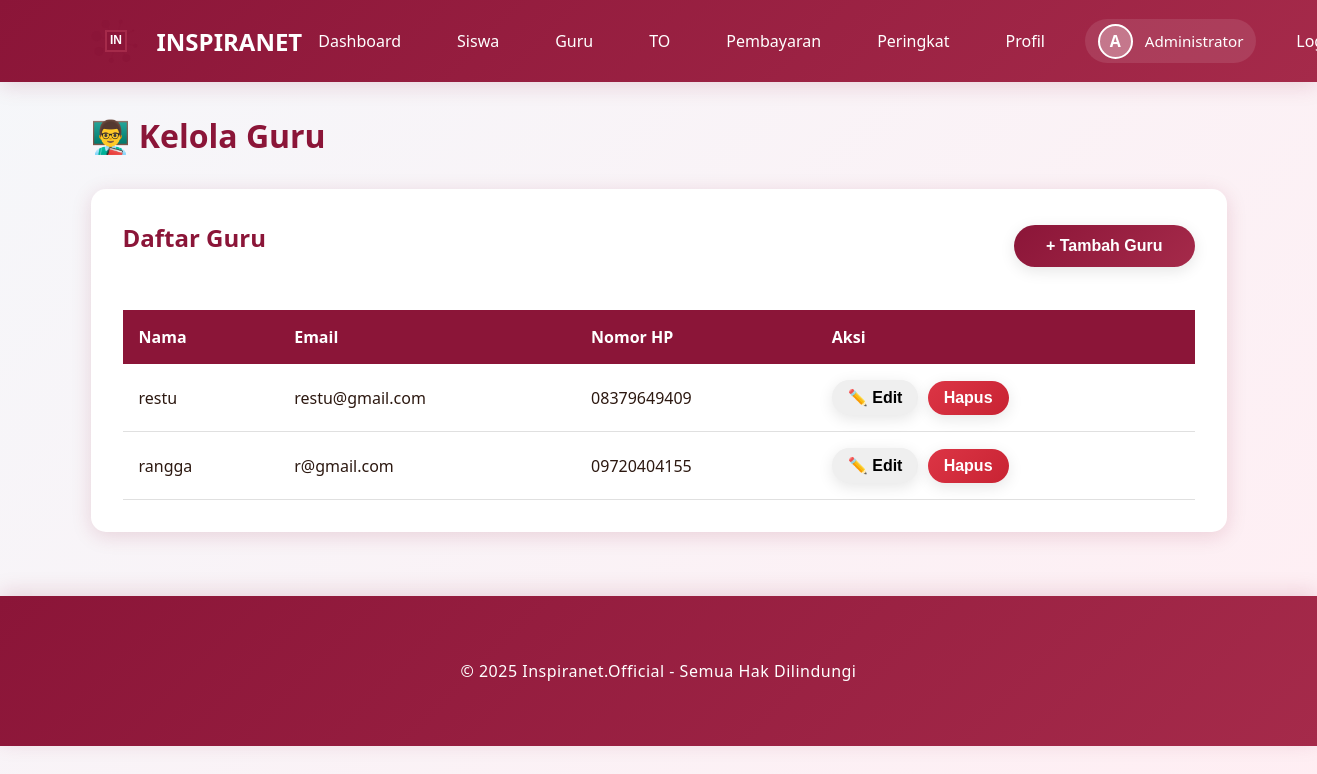
Before: /admin/teachers (signed in) with the older database file.
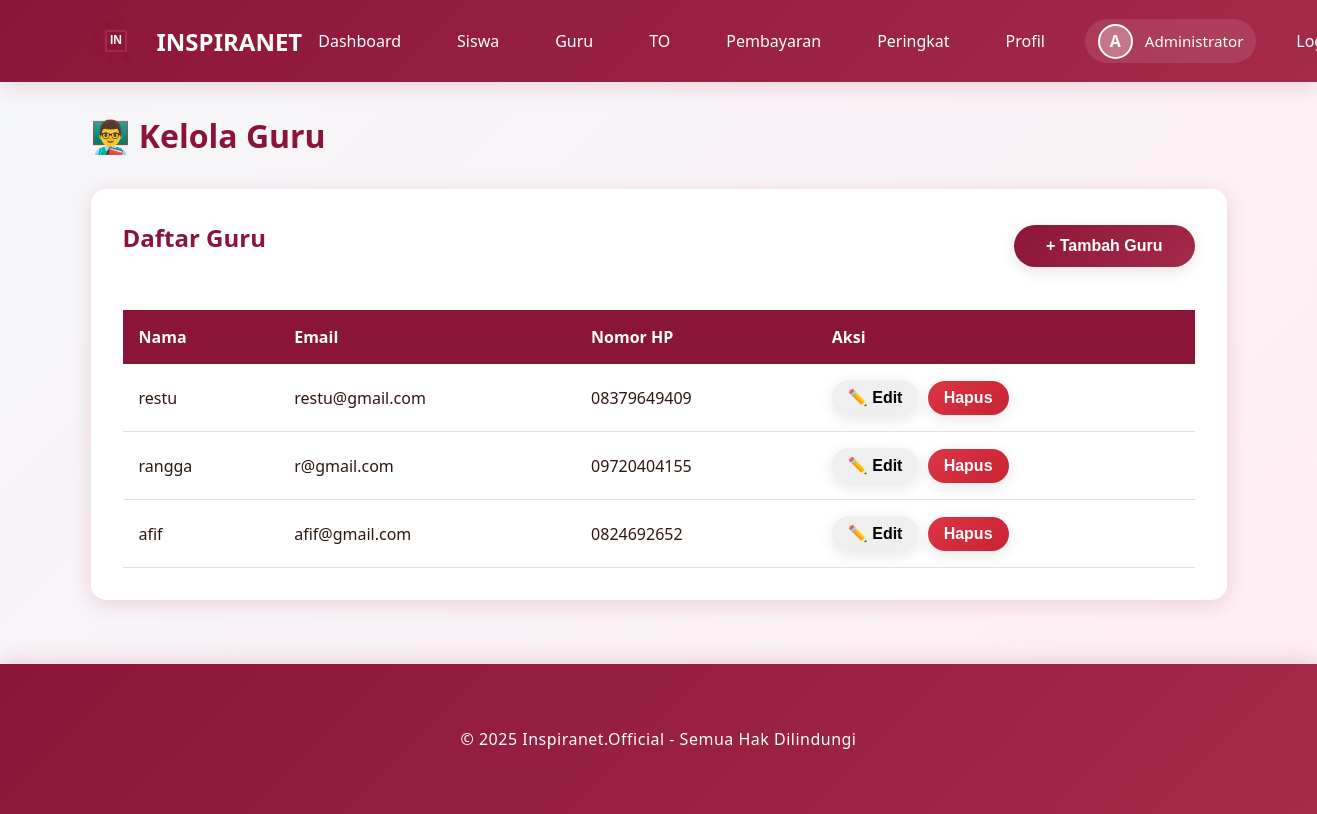
After: the same page with the newer database file.
### models.py (models this page shows, shortened)
class User(UserMixin, db.Model):
    __tablename__ = 'users'
    id = db.Column(db.Integer, primary_key=True)
    email = db.Column(db.String(120), unique=True, nullable=False)
    password_hash = db.Column(db.String(255), nullable=False)
    full_name = db.Column(db.String(100), nullable=False)
    role = db.Column(db.String(20), nullable=False, default='student')
    inspira_branch = db.Column(db.String(50), nullable=True)
    class_level = db.Column(db.String(20), nullable=True)
    school_name = db.Column(db.String(150), nullable=True)
    phone_number = db.Column(db.String(20), nullable=True)
    profile_photo = db.Column(db.String(255), nullable=True)
    created_at = db.Column(db.DateTime, default=datetime.utcnow)
    exam_attempts = db.relationship('ExamAttempt', backref='user', lazy=True, cascade='all, delete-orphan')
    payments = db.relationship('Payment', backref='user', lazy=True, cascade='all, delete-orphan')
    leaderboard_entries = db.relationship('Leaderboard', backref='user', lazy=True, cascade='all, delete-orphan')

### app.py (the view)
@app.route('/admin/teachers')
@login_required
def admin_teachers():
    if current_user.role != 'admin':
        flash('Akses ditolak!', 'danger')
        return redirect(url_for('index'))
    teachers = User.query.filter_by(role='teacher').all()
    return render_template('admin_teachers.html', teachers=teachers)

### app.py (called while the page is built)
@login_manager.user_loader
def load_user(user_id):
    return User.query.get(int(user_id))

@app.before_request
def ensure_db():
    if not hasattr(app, '_db_initialized'):
        app._db_initialized = True
        init_database()

### templates/admin_teachers.html (shortened to what this page needs)
{% extends "base.html" %}
{% block content %}
<h1 style="color: var(--primary-color); margin-bottom: 2rem;">👨‍🏫 Kelola Guru</h1>
<div class="card">
    <div style="display: flex; justify-content: space-between; align-items: center; margin-bottom: 1.5rem;">
        <h2>Daftar Guru</h2>
        <button onclick="showModal('addTeacherModal')" class="btn btn-primary">+ Tambah Guru</button>
    </div>
    <div class="table-responsive">
        <table class="table">
            <thead>
                <tr>
                    <th>Nama</th>
                    <th>Email</th>
                    <th>Nomor HP</th>
                    <th>Aksi</th>
                </tr>
            </thead>
            <tbody>
                {% for teacher in teachers %}
                <tr>
                    <td>{{ teacher.full_name }}</td>
                    <td>{{ teacher.email }}</td>
                    <td>{{ teacher.phone_number }}</td>
                    <td>
                        <button
                            class="btn btn-info teacher-edit-btn"
                            style="padding: 0.5rem 1rem; margin-right: 5px;"
                            data-id="{{ teacher.id }}"
                            data-name="{{ teacher.full_name }}"
                            data-email="{{ teacher.email }}"
                            data-phone="{{ teacher.phone_number }}">
                            ✏️ Edit
                        </button>
                        <form method="POST" action="{{ url_for('admin_delete_teacher', id=teacher.id) }}" style="display: inline;" data-confirm-delete>
                            <button type="submit" class="btn btn-danger" style="padding: 0.5rem 1rem;">Hapus</button>
                        </form>
                    </td>
                </tr>
                {% endfor %}
            </tbody>
        </table>
    </div>
</div>
{% endblock %}

Changed rows visible on the page:
now on this page (row edited): User: full_name "afif", email "afif@gmail.com", phone_number "0824692652"
